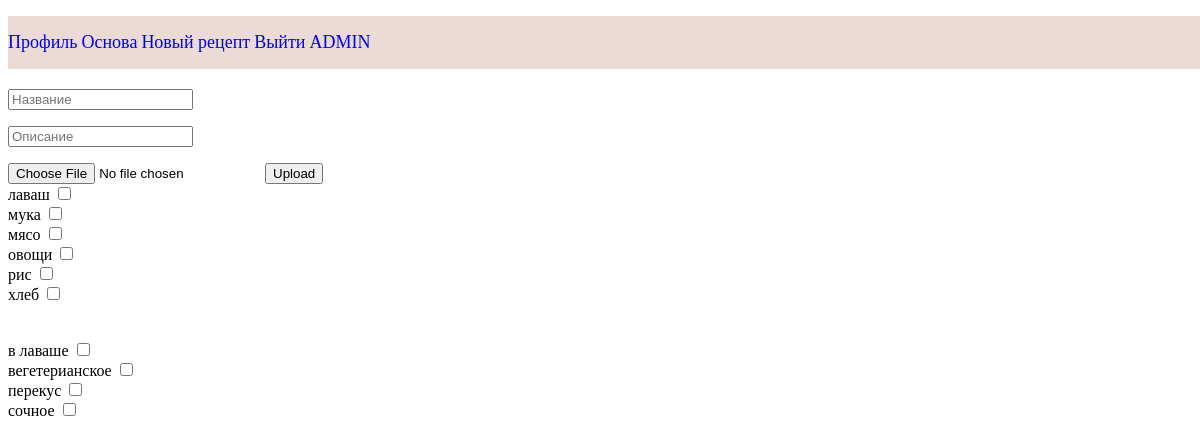
Screenshot of /recipesEdit.php (signed in) with the database file from the repository.
### tables this page shows
CREATE TABLE `Ingredients` (
  `Ingred_id` int NOT NULL,
  `Ingred_name` varchar(20) NOT NULL
);

CREATE TABLE `tags` (
  `tag_id` int NOT NULL,
  `tag_name` varchar(20) NOT NULL
);

### recipesEdit.php (the view, shortened to what this page needs)
<?php
include "api\db.php";
$ThisUserId = $_COOKIE["userData"];
$isAdmin =  mysqli_fetch_array(mysqli_query($link, "SELECT Admin from users where user_id = $ThisUserId"))[0];
?>
<!DOCTYPE html>
<html lang="en">
<head>
    <link rel="stylesheet" href="Nbar.css" />
</head>
<body>
<nav>
  <ul>
    <li><a id = "BarL" href="user_Page.php">Профиль</a></li>
    <li><a id = "BarL" href="mainPage.php">Основа</a></li>
    <li><a id = "BarL" href="recipesEdit.php" >Новый рецепт</a></li>
    <li><a id = "BarL" href="index.php" >Выйти</a></li>
    <?php if ($isAdmin == 1): ?>
        <li><a id="BarL" href="Apanel.php">ADMIN</a></li>
    <?php endif; ?>
  </ul>
</nav>
  <form action="api/upload.php" method="post" enctype="multipart/form-data">
    <p><input type="text" name="name_inp" placeholder="Название" value = <?=$thisR["title"]?> ></p>
    <p><input type="text" name="descr_inp" placeholder="Описание" value = <?=$thisR["description"]?>></p>
    <input type="file" name="myFile" accept="image/*">
    <input type="submit" value="Upload">
    <?php $sql = "SELECT * from Ingredients";
        $result = $link->query($sql);
        while($row = $result->fetch_assoc())
            echo "<br> $row[Ingred_name] <input class='IngredBoxs' type='checkbox' name='IngredBox[]' value='$row[Ingred_id]'>"
    ?><br> <br>
    <?php $sql = "SELECT * from tags";
        $result = $link->query($sql);
        while($row = $result->fetch_assoc())
            echo "<br> $row[tag_name] <input class='TagBoxs' type='checkbox' name='TagBox[]' value='$row[tag_id]'>"
    ?>
  </form>
</body>
</html>

### Nbar.css (style rules this page uses)
body { width: 100% }
nav { display: block; margin: 0 0 20px; }
ul { padding: 1em 0; background: #ECDAD6; }
a#BarL { text-decoration: none; transition: .5s linear; font-size: large; }
li { display: inline; }

### rows the page displays
ingredients: Ingred_name "лаваш"
ingredients: Ingred_name "мука"
ingredients: Ingred_name "мясо"
ingredients: Ingred_name "овощи"
ingredients: Ingred_name "рис"
ingredients: Ingred_name "хлеб"
tags: tag_name "в лаваше"
tags: tag_name "вегетерианское"
tags: tag_name "перекус"
tags: tag_name "сочное"
